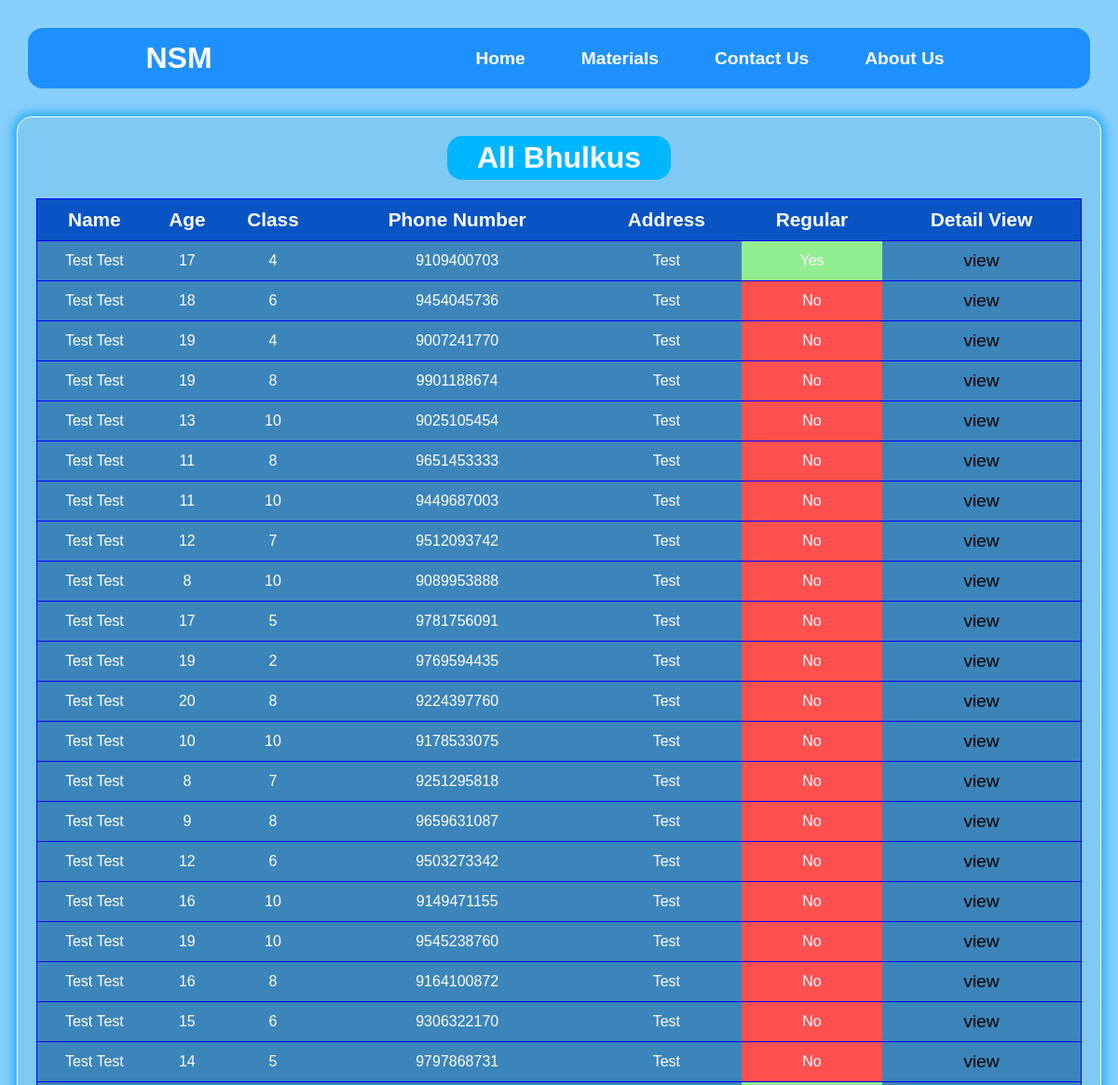
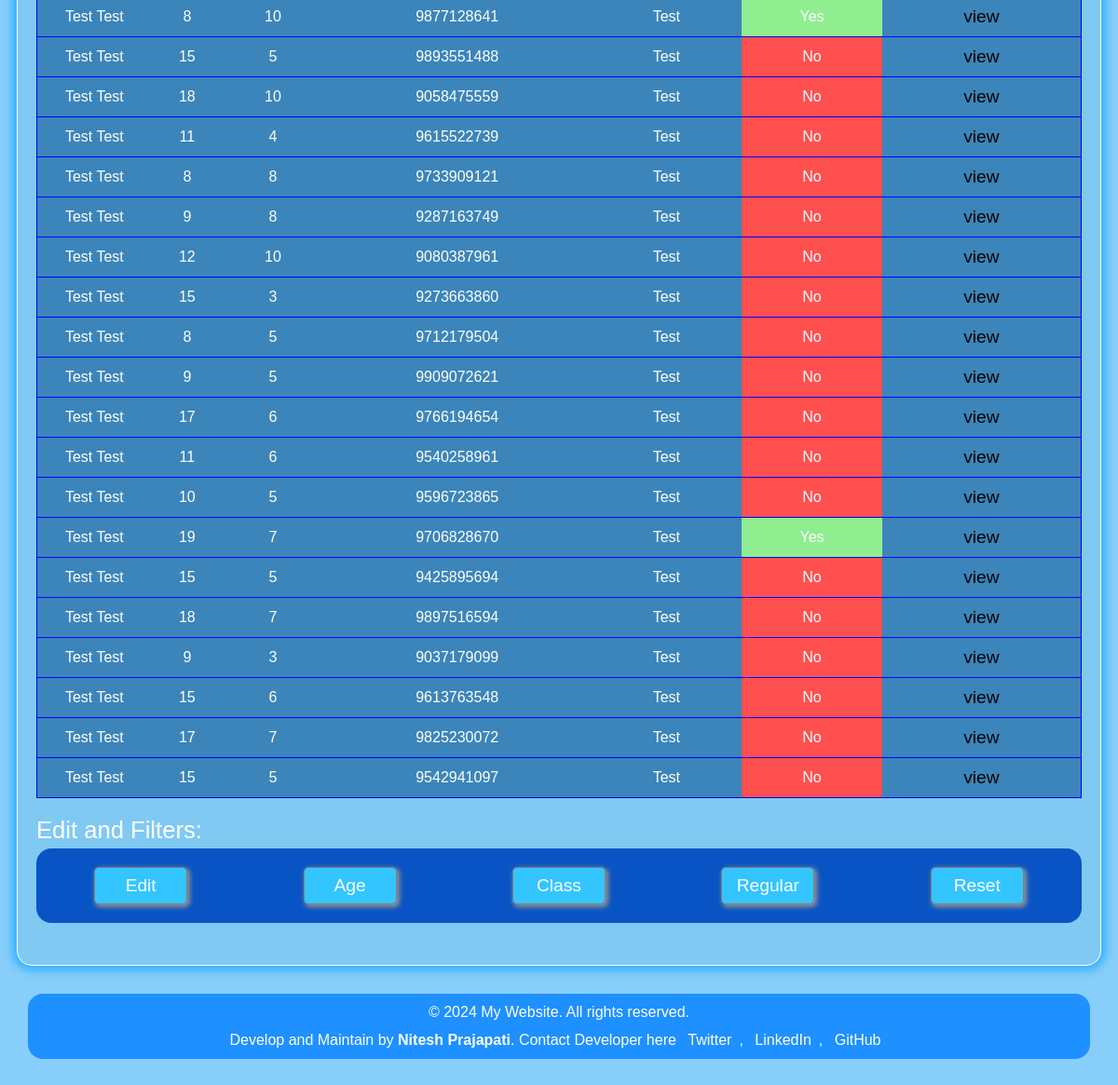
Page /bhulkus/all-bhulku/ on the earlier database version (2 pictures, top to bottom).
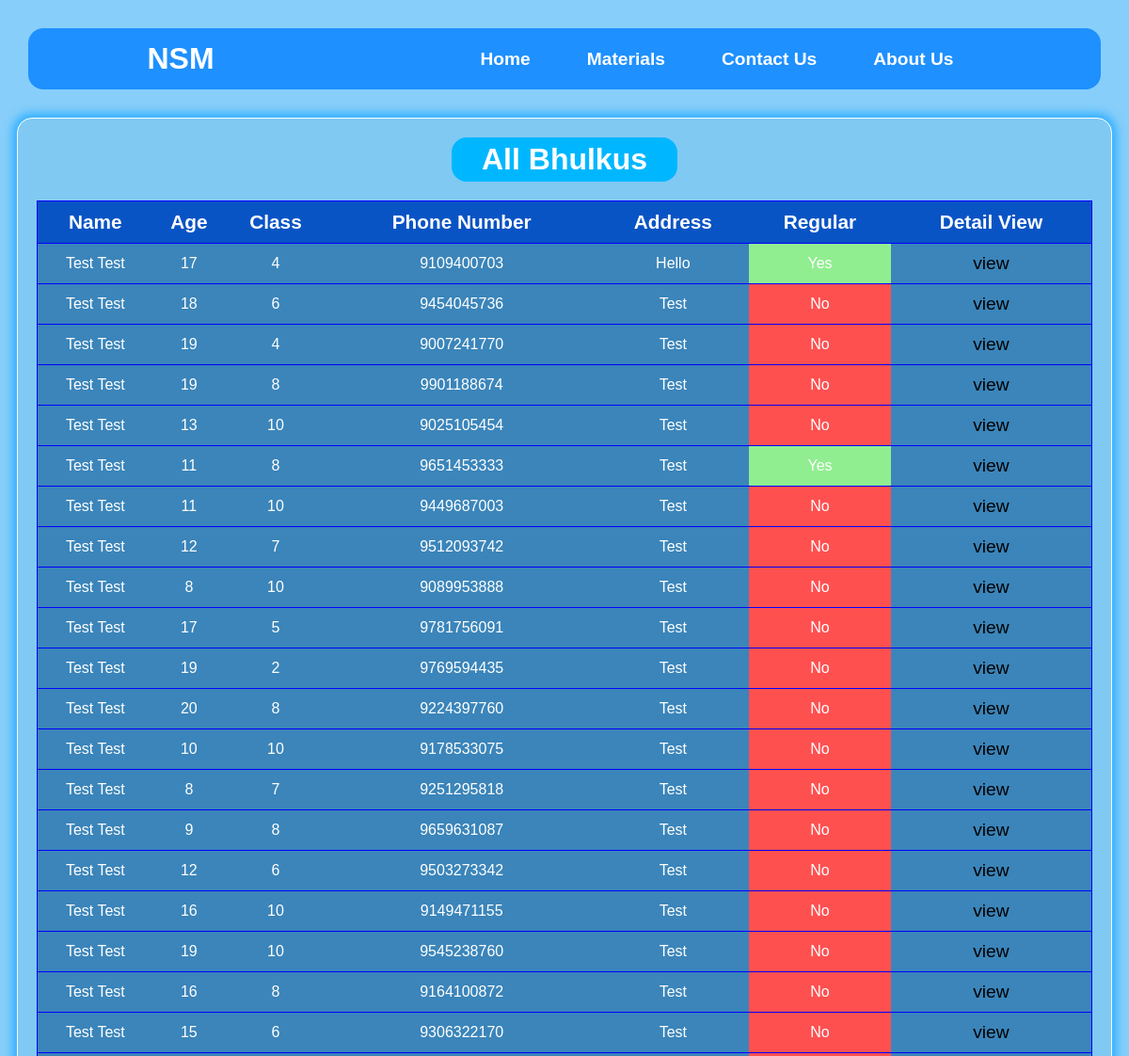
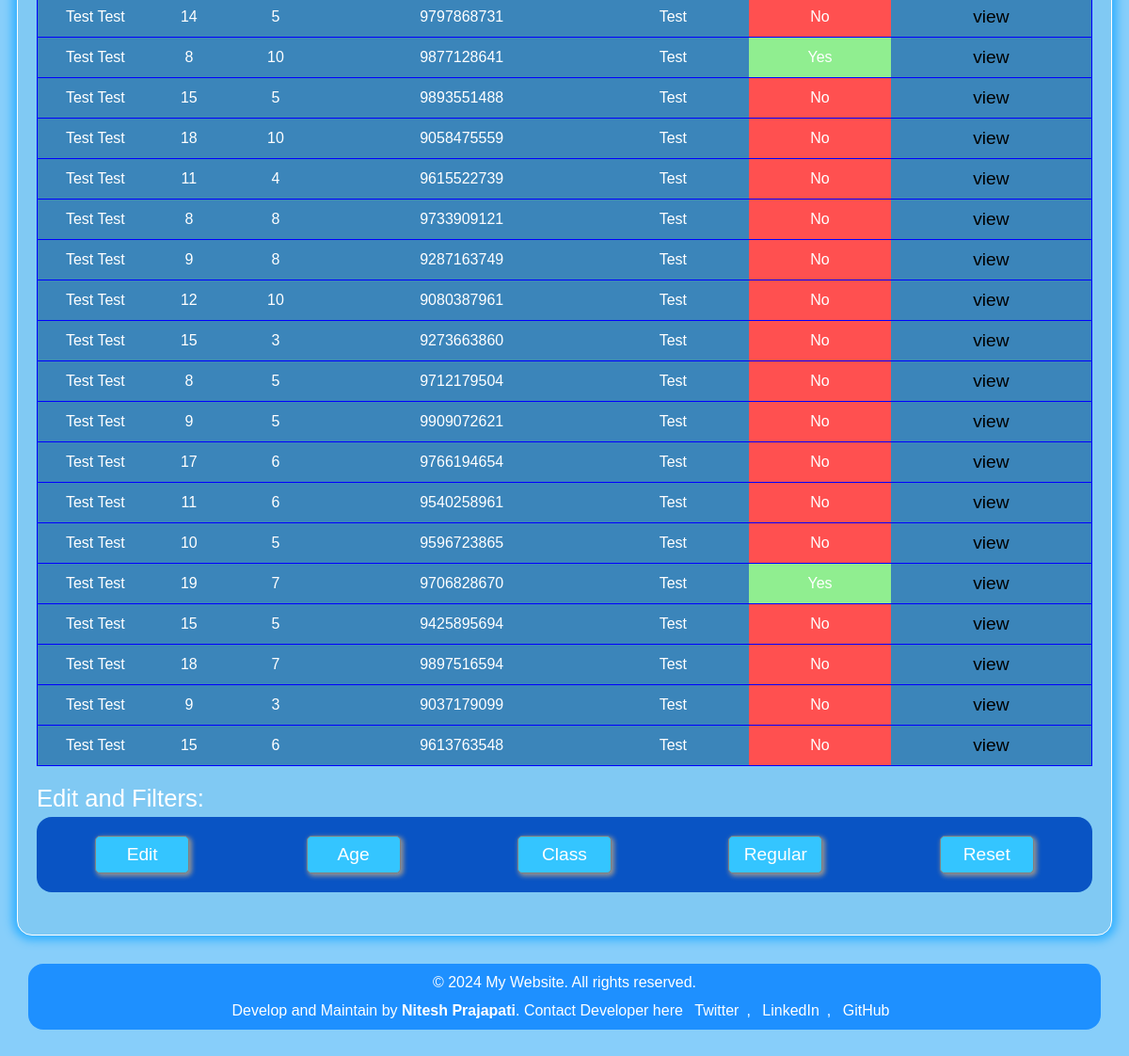
Same page on the later database version (2 pictures, top to bottom).
### bhulkus/models.py (models this page shows, shortened)
class bhulku(models.Model):
    id=models.IntegerField(primary_key=True)
    first_name=models.CharField(max_length=24)
    middle_name=models.CharField(max_length=24)
    last_name=models.CharField(max_length=24)
    standard=models.SmallIntegerField(null=True)
    dob=models.DateField(default='2028-06-05')
    age=models.SmallIntegerField(null=True)
    school=models.CharField(max_length=24,null=True)
    phone_number=models.PositiveIntegerField(null=True)
    address=models.CharField(max_length=24,null=True)
    regular=models.BooleanField(default=False)

### bhulkus/views.py (the view)
# urls.py: path('all-bhulku/',views.bhulkus_db,name='bhulkus-db'),
def bhulkus_db(request,arg=None):
    status=False
    if arg:
        status=True
    user=bhulku.objects.all()
    return render(request,'bhulkus/bhulkus_db.html',{'bhulku':user,'status':status})

### templates/bhulkus/bhulkus_db.html (shortened to what this page needs)
{% extends "home/base.html" %}
{% load static %}
{% block css %}
<link rel="stylesheet" href="{% static 'css/bhulkus/bhulkus_db.css' %}">{% endblock css %}
{% block main_content %}
<main>
    <h1>All Bhulkus</h1>
    <table>
        <tr class="head-row">
            <th>Name</th>
            <th>Age</th>
            <th>Class</th>
            <th>Phone Number</th>
            <th>Address</th>
            <th>Regular</th>
            <th>Detail View</th>
        </tr>
    {% if not status %}
        {% for bhlk in bhulku%}
        <tr>
            <td>{{ bhlk.first_name}} {{bhlk.last_name }}</td>
            <td>{{ bhlk.age }}</td>
            <td>{{ bhlk.standard }}</td>
            <td>{{ bhlk.phone_number }}</td>
            <td>{{ bhlk.address }}</td>
            {% if bhlk.regular %}
            <td style="background-color:lightgreen"> Yes </td>
            {% else %}
            <td style="background-color:#ff5050"> No </td>
            {% endif %}
            <td><a href="{% url "detailed-view" bhlk.id %}">view</a></td>
        </tr>
        {% endfor %}
    {% endif %}
    </table>
    <div class="main-footer">
        <p>Edit and Filters:</p>
        <div>
            <a href="#"><button>Edit</button></a>
            <a href="#"><button>Age</button></a>
            <a href="#"><button>Class</button></a>
            <a id='url' onclick="url_change()" href="{% url "bhulkus-db" arg='status' %}"><button>Regular</button></a>
            <a href="{% url "bhulkus-db" %}"><button>Reset</button></a>
        </div>
    </div>
</main>
{% endblock main_content %}

Differences in the rows shown:
removed bhulku: first_name "Test", last_name "Test", age "17", standard "7", phone_number "9825230072", address "Test", regular "No"
removed bhulku: first_name "Test", last_name "Test", age "15", standard "5", phone_number "9542941097", address "Test", regular "No"
changed bhulku: address "Test" → "Hello"
changed bhulku (number 6 of 39 on the later page): regular "No" → "Yes"
